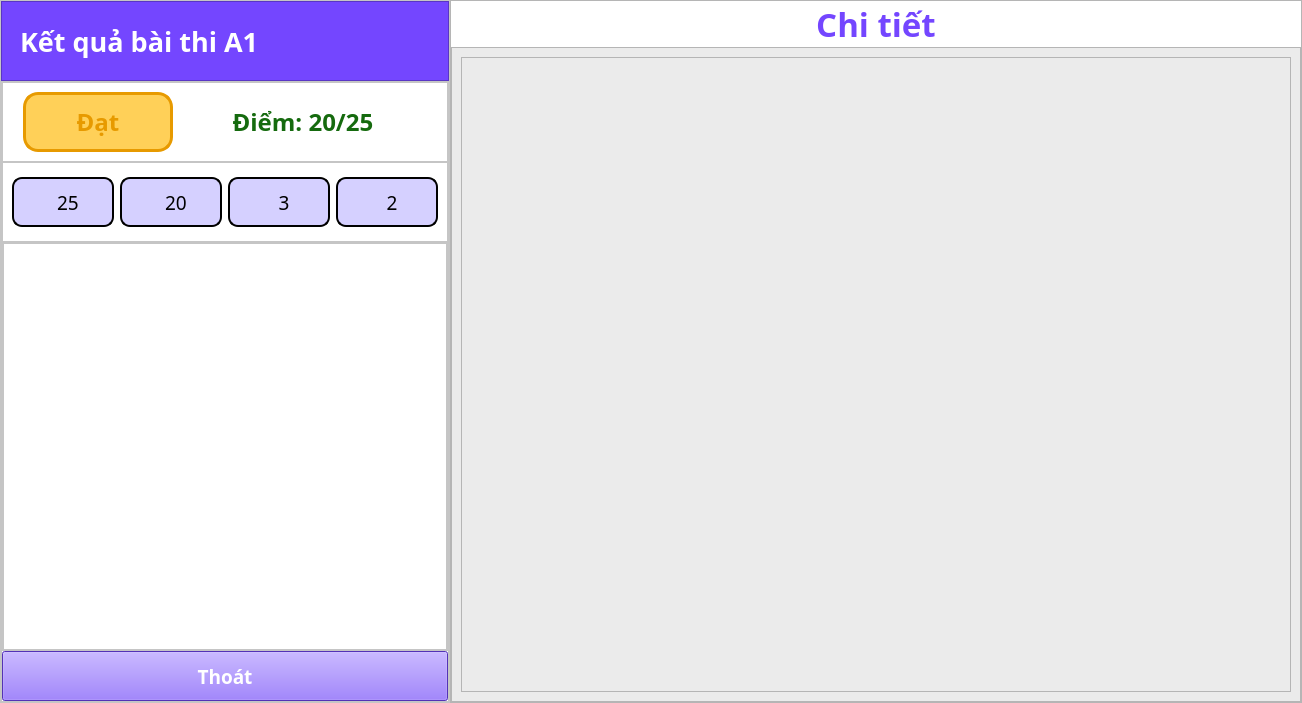
<?xml version="1.0" encoding="UTF-8"?>
<ui version="4.0">
 <class>HistoryGUI</class>
 <widget class="QDialog" name="HistoryGUI">
  <property name="geometry">
   <rect>
    <x>0</x>
    <y>0</y>
    <width>1302</width>
    <height>703</height>
   </rect>
  </property>
  <property name="sizePolicy">
   <sizepolicy hsizetype="MinimumExpanding" vsizetype="MinimumExpanding">
    <horstretch>0</horstretch>
    <verstretch>0</verstretch>
   </sizepolicy>
  </property>
  <property name="windowTitle">
   <string>Dialog</string>
  </property>
  <property name="styleSheet">
   <string notr="true">QPushButton:focus {
	border: none;
	outline: none;
}</string>
  </property>
  <layout class="QHBoxLayout" name="horizontalLayout">
   <property name="spacing">
    <number>0</number>
   </property>
   <property name="leftMargin">
    <number>0</number>
   </property>
   <property name="topMargin">
    <number>0</number>
   </property>
   <property name="rightMargin">
    <number>0</number>
   </property>
   <property name="bottomMargin">
    <number>0</number>
   </property>
   <item>
    <widget class="QFrame" name="frame01">
     <property name="minimumSize">
      <size>
       <width>380</width>
       <height>0</height>
      </size>
     </property>
     <property name="maximumSize">
      <size>
       <width>450</width>
       <height>16777215</height>
      </size>
     </property>
     <property name="styleSheet">
      <string notr="true">background-color: white;</string>
     </property>
     <property name="frameShape">
      <enum>QFrame::StyledPanel</enum>
     </property>
     <property name="frameShadow">
      <enum>QFrame::Raised</enum>
     </property>
     <layout class="QVBoxLayout" name="verticalLayout">
      <property name="spacing">
       <number>0</number>
      </property>
      <property name="leftMargin">
       <number>0</number>
      </property>
      <property name="topMargin">
       <number>0</number>
      </property>
      <property name="rightMargin">
       <number>0</number>
      </property>
      <property name="bottomMargin">
       <number>0</number>
      </property>
      <item>
       <widget class="QFrame" name="frame03">
        <property name="minimumSize">
         <size>
          <width>448</width>
          <height>80</height>
         </size>
        </property>
        <property name="maximumSize">
         <size>
          <width>16777215</width>
          <height>80</height>
         </size>
        </property>
        <property name="styleSheet">
         <string notr="true">background-color: #7446ff;
color: white;
padding-left: 5px;</string>
        </property>
        <property name="frameShape">
         <enum>QFrame::StyledPanel</enum>
        </property>
        <property name="frameShadow">
         <enum>QFrame::Raised</enum>
        </property>
        <layout class="QHBoxLayout" name="horizontalLayout_2">
         <property name="spacing">
          <number>0</number>
         </property>
         <property name="leftMargin">
          <number>0</number>
         </property>
         <property name="topMargin">
          <number>0</number>
         </property>
         <property name="rightMargin">
          <number>0</number>
         </property>
         <property name="bottomMargin">
          <number>0</number>
         </property>
         <item>
          <widget class="QLabel" name="label">
           <property name="maximumSize">
            <size>
             <width>16777215</width>
             <height>80</height>
            </size>
           </property>
           <property name="font">
            <font>
             <family>LMHGUI</family>
             <pointsize>20</pointsize>
             <weight>75</weight>
             <bold>true</bold>
            </font>
           </property>
           <property name="styleSheet">
            <string notr="true">background-color: #7446ff;
color: white;
padding-left: 5px;</string>
           </property>
           <property name="text">
            <string>Kết quả bài thi A1</string>
           </property>
           <property name="scaledContents">
            <bool>false</bool>
           </property>
          </widget>
         </item>
         <item>
          <widget class="QPushButton" name="view">
           <property name="maximumSize">
            <size>
             <width>80</width>
             <height>80</height>
            </size>
           </property>
           <property name="text">
            <string/>
           </property>
           <property name="icon">
            <iconset>
             <normaloff>icon/white/external-link.svg</normaloff>icon/white/external-link.svg</iconset>
           </property>
           <property name="iconSize">
            <size>
             <width>50</width>
             <height>50</height>
            </size>
           </property>
           <property name="flat">
            <bool>true</bool>
           </property>
          </widget>
         </item>
        </layout>
       </widget>
      </item>
      <item>
       <widget class="QFrame" name="frame04">
        <property name="styleSheet">
         <string notr="true">QPushButton#btnExit{
	background-color: #7446ff;
}</string>
        </property>
        <property name="frameShape">
         <enum>QFrame::StyledPanel</enum>
        </property>
        <property name="frameShadow">
         <enum>QFrame::Raised</enum>
        </property>
        <layout class="QVBoxLayout" name="verticalLayout_3">
         <property name="spacing">
          <number>0</number>
         </property>
         <property name="leftMargin">
          <number>0</number>
         </property>
         <property name="topMargin">
          <number>0</number>
         </property>
         <property name="rightMargin">
          <number>0</number>
         </property>
         <property name="bottomMargin">
          <number>0</number>
         </property>
         <item>
          <widget class="QFrame" name="frame05">
           <property name="minimumSize">
            <size>
             <width>0</width>
             <height>80</height>
            </size>
           </property>
           <property name="maximumSize">
            <size>
             <width>16777215</width>
             <height>80</height>
            </size>
           </property>
           <property name="frameShape">
            <enum>QFrame::StyledPanel</enum>
           </property>
           <property name="frameShadow">
            <enum>QFrame::Raised</enum>
           </property>
           <layout class="QHBoxLayout" name="horizontalLayout_3">
            <property name="leftMargin">
             <number>20</number>
            </property>
            <property name="rightMargin">
             <number>20</number>
            </property>
            <item>
             <widget class="QLabel" name="status">
              <property name="maximumSize">
               <size>
                <width>150</width>
                <height>16777215</height>
               </size>
              </property>
              <property name="font">
               <font>
                <family>LMHGUI</family>
                <pointsize>18</pointsize>
                <weight>75</weight>
                <bold>true</bold>
               </font>
              </property>
              <property name="styleSheet">
               <string notr="true">background-color: #ffd058;
border-radius: 15px;
border-style: solid;
border-width: 3px;
border-color: #e79a00;
color: #e79a00;</string>
              </property>
              <property name="text">
               <string>Đạt</string>
              </property>
              <property name="alignment">
               <set>Qt::AlignCenter</set>
              </property>
             </widget>
            </item>
            <item>
             <widget class="QLabel" name="score">
              <property name="font">
               <font>
                <family>LMHGUI</family>
                <pointsize>18</pointsize>
                <weight>75</weight>
                <bold>true</bold>
               </font>
              </property>
              <property name="styleSheet">
               <string notr="true">color: #156a0e;</string>
              </property>
              <property name="text">
               <string>Điểm: 20/25</string>
              </property>
              <property name="alignment">
               <set>Qt::AlignCenter</set>
              </property>
             </widget>
            </item>
           </layout>
          </widget>
         </item>
         <item>
          <widget class="QFrame" name="frame06">
           <property name="minimumSize">
            <size>
             <width>0</width>
             <height>80</height>
            </size>
           </property>
           <property name="maximumSize">
            <size>
             <width>16777215</width>
             <height>80</height>
            </size>
           </property>
           <property name="styleSheet">
            <string notr="true">QPushButton {
	border-radius: 10px;
	border-style: solid;
	border-width: 2px;
	border-color: black;
	background-color: #d5d0ff;
}</string>
           </property>
           <property name="frameShape">
            <enum>QFrame::StyledPanel</enum>
           </property>
           <property name="frameShadow">
            <enum>QFrame::Raised</enum>
           </property>
           <layout class="QHBoxLayout" name="horizontalLayout_4">
            <item>
             <widget class="QPushButton" name="sum">
              <property name="maximumSize">
               <size>
                <width>16777215</width>
                <height>50</height>
               </size>
              </property>
              <property name="font">
               <font>
                <family>LMHDOC</family>
                <pointsize>14</pointsize>
               </font>
              </property>
              <property name="text">
               <string>  25</string>
              </property>
              <property name="icon">
               <iconset resource="Icon.qrc">
                <normaloff>:/icon/another/sum.png</normaloff>:/icon/another/sum.png</iconset>
              </property>
              <property name="iconSize">
               <size>
                <width>25</width>
                <height>25</height>
               </size>
              </property>
              <property name="flat">
               <bool>true</bool>
              </property>
             </widget>
            </item>
            <item>
             <widget class="QPushButton" name="right">
              <property name="maximumSize">
               <size>
                <width>16777215</width>
                <height>50</height>
               </size>
              </property>
              <property name="font">
               <font>
                <family>LMHDOC</family>
                <pointsize>14</pointsize>
               </font>
              </property>
              <property name="text">
               <string>  20</string>
              </property>
              <property name="icon">
               <iconset resource="Icon.qrc">
                <normaloff>:/icon/another/right.png</normaloff>:/icon/another/right.png</iconset>
              </property>
              <property name="iconSize">
               <size>
                <width>25</width>
                <height>25</height>
               </size>
              </property>
              <property name="flat">
               <bool>true</bool>
              </property>
             </widget>
            </item>
            <item>
             <widget class="QPushButton" name="wrong">
              <property name="maximumSize">
               <size>
                <width>16777215</width>
                <height>50</height>
               </size>
              </property>
              <property name="font">
               <font>
                <family>LMHDOC</family>
                <pointsize>14</pointsize>
               </font>
              </property>
              <property name="text">
               <string>  3</string>
              </property>
              <property name="icon">
               <iconset resource="Icon.qrc">
                <normaloff>:/icon/another/wrong.png</normaloff>:/icon/another/wrong.png</iconset>
              </property>
              <property name="iconSize">
               <size>
                <width>25</width>
                <height>25</height>
               </size>
              </property>
              <property name="flat">
               <bool>true</bool>
              </property>
             </widget>
            </item>
            <item>
             <widget class="QPushButton" name="unfinished">
              <property name="maximumSize">
               <size>
                <width>16777215</width>
                <height>50</height>
               </size>
              </property>
              <property name="font">
               <font>
                <family>LMHDOC</family>
                <pointsize>14</pointsize>
               </font>
              </property>
              <property name="text">
               <string>  2</string>
              </property>
              <property name="icon">
               <iconset resource="Icon.qrc">
                <normaloff>:/icon/another/unfinished.png</normaloff>:/icon/another/unfinished.png</iconset>
              </property>
              <property name="iconSize">
               <size>
                <width>25</width>
                <height>25</height>
               </size>
              </property>
              <property name="flat">
               <bool>true</bool>
              </property>
             </widget>
            </item>
           </layout>
          </widget>
         </item>
         <item>
          <widget class="QFrame" name="frame07">
           <property name="styleSheet">
            <string notr="true"/>
           </property>
           <property name="frameShape">
            <enum>QFrame::StyledPanel</enum>
           </property>
           <property name="frameShadow">
            <enum>QFrame::Raised</enum>
           </property>
           <layout class="QVBoxLayout" name="verticalLayout_4">
            <property name="spacing">
             <number>0</number>
            </property>
            <property name="leftMargin">
             <number>0</number>
            </property>
            <property name="topMargin">
             <number>0</number>
            </property>
            <property name="rightMargin">
             <number>0</number>
            </property>
            <property name="bottomMargin">
             <number>0</number>
            </property>
            <item>
             <widget class="QScrollArea" name="scroll">
              <property name="widgetResizable">
               <bool>true</bool>
              </property>
              <widget class="QWidget" name="scrollAreaWidgetContents">
               <property name="geometry">
                <rect>
                 <x>0</x>
                 <y>0</y>
                 <width>442</width>
                 <height>405</height>
                </rect>
               </property>
              </widget>
             </widget>
            </item>
           </layout>
          </widget>
         </item>
         <item>
          <widget class="QPushButton" name="btnExit">
           <property name="minimumSize">
            <size>
             <width>0</width>
             <height>50</height>
            </size>
           </property>
           <property name="maximumSize">
            <size>
             <width>16777215</width>
             <height>50</height>
            </size>
           </property>
           <property name="font">
            <font>
             <family>LMHGUI</family>
             <pointsize>14</pointsize>
             <weight>75</weight>
             <bold>true</bold>
            </font>
           </property>
           <property name="styleSheet">
            <string notr="true">background-color: #7446ff;
color: white;</string>
           </property>
           <property name="text">
            <string>Thoát</string>
           </property>
           <property name="icon">
            <iconset resource="Icon.qrc">
             <normaloff>:/icon/white/x.svg</normaloff>:/icon/white/x.svg</iconset>
           </property>
           <property name="iconSize">
            <size>
             <width>40</width>
             <height>40</height>
            </size>
           </property>
          </widget>
         </item>
        </layout>
       </widget>
      </item>
     </layout>
    </widget>
   </item>
   <item>
    <widget class="QFrame" name="frame02">
     <property name="styleSheet">
      <string notr="true">background-color: #ebebeb;</string>
     </property>
     <property name="frameShape">
      <enum>QFrame::StyledPanel</enum>
     </property>
     <property name="frameShadow">
      <enum>QFrame::Raised</enum>
     </property>
     <layout class="QVBoxLayout" name="verticalLayout_2">
      <property name="spacing">
       <number>0</number>
      </property>
      <property name="leftMargin">
       <number>0</number>
      </property>
      <property name="topMargin">
       <number>0</number>
      </property>
      <property name="rightMargin">
       <number>0</number>
      </property>
      <property name="bottomMargin">
       <number>0</number>
      </property>
      <item>
       <widget class="QLabel" name="tmp">
        <property name="maximumSize">
         <size>
          <width>16777215</width>
          <height>100</height>
         </size>
        </property>
        <property name="font">
         <font>
          <family>LMHGUI</family>
          <pointsize>25</pointsize>
          <weight>75</weight>
          <bold>true</bold>
         </font>
        </property>
        <property name="styleSheet">
         <string notr="true">background-color: white;
color: #7446ff;</string>
        </property>
        <property name="text">
         <string>Chi tiết</string>
        </property>
        <property name="alignment">
         <set>Qt::AlignCenter</set>
        </property>
       </widget>
      </item>
      <item>
       <widget class="QFrame" name="frame08">
        <property name="styleSheet">
         <string notr="true">QTextEdit {
	border: 1px solid; 
	border-radius: 20px; 
	background-color: palette(base);
	padding-left: 5px;
	font: 16pt &quot;Sitka Text&quot;;
}</string>
        </property>
        <property name="frameShape">
         <enum>QFrame::StyledPanel</enum>
        </property>
        <property name="frameShadow">
         <enum>QFrame::Raised</enum>
        </property>
        <layout class="QVBoxLayout" name="verticalLayout_5">
         <item>
          <widget class="QScrollArea" name="scroll01">
           <property name="widgetResizable">
            <bool>true</bool>
           </property>
           <widget class="QWidget" name="scrollAreaWidgetContents_2">
            <property name="geometry">
             <rect>
              <x>0</x>
              <y>0</y>
              <width>824</width>
              <height>618</height>
             </rect>
            </property>
           </widget>
          </widget>
         </item>
        </layout>
       </widget>
      </item>
     </layout>
    </widget>
   </item>
  </layout>
 </widget>
 <tabstops>
  <tabstop>btnExit</tabstop>
  <tabstop>sum</tabstop>
  <tabstop>right</tabstop>
  <tabstop>wrong</tabstop>
  <tabstop>unfinished</tabstop>
  <tabstop>view</tabstop>
 </tabstops>
 <resources>
  <include location="Icon.qrc"/>
 </resources>
 <connections/>
</ui>
